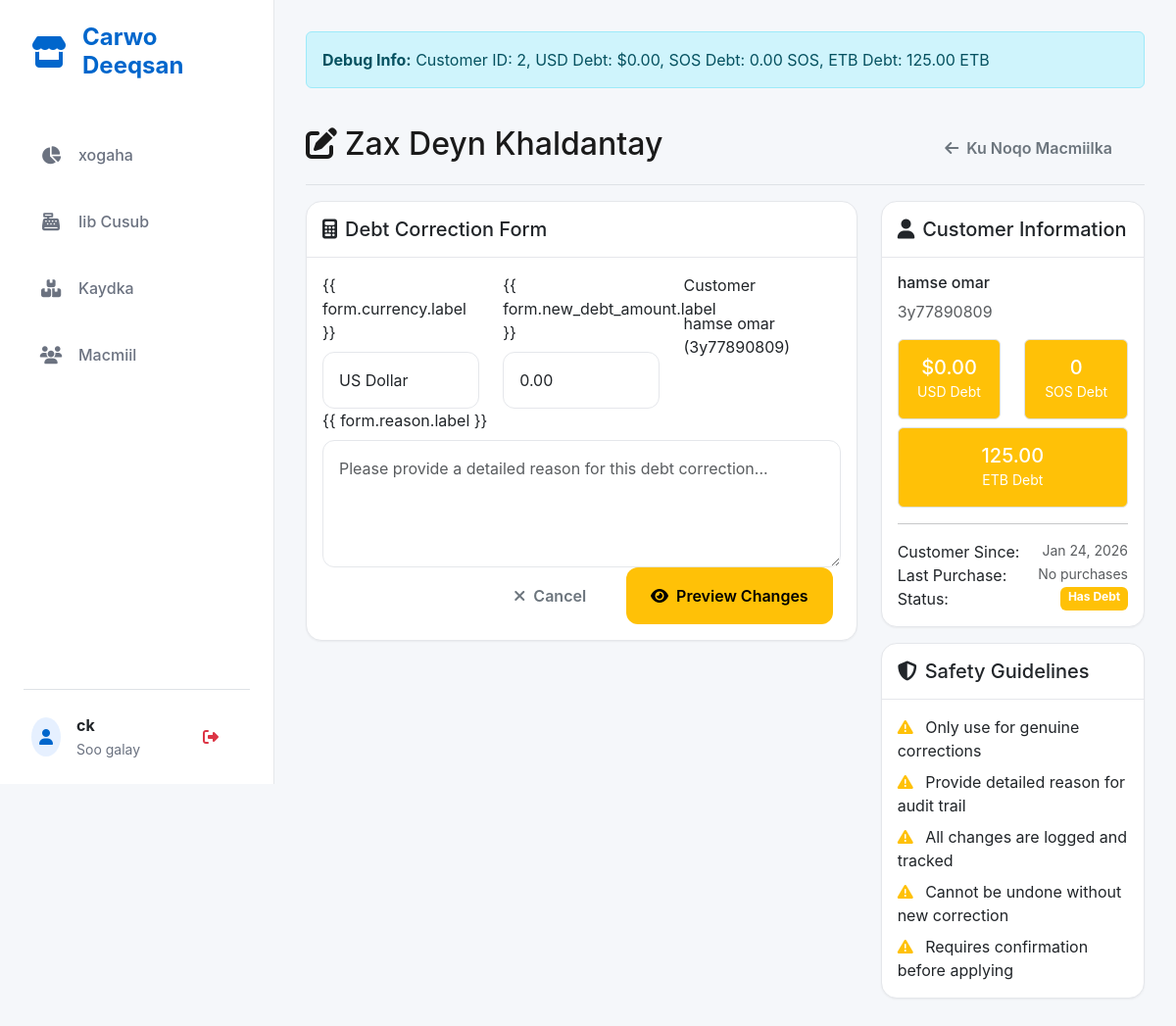
/customers/2/correct-debt/ (signed in), run on an earlier commit of the app's database.
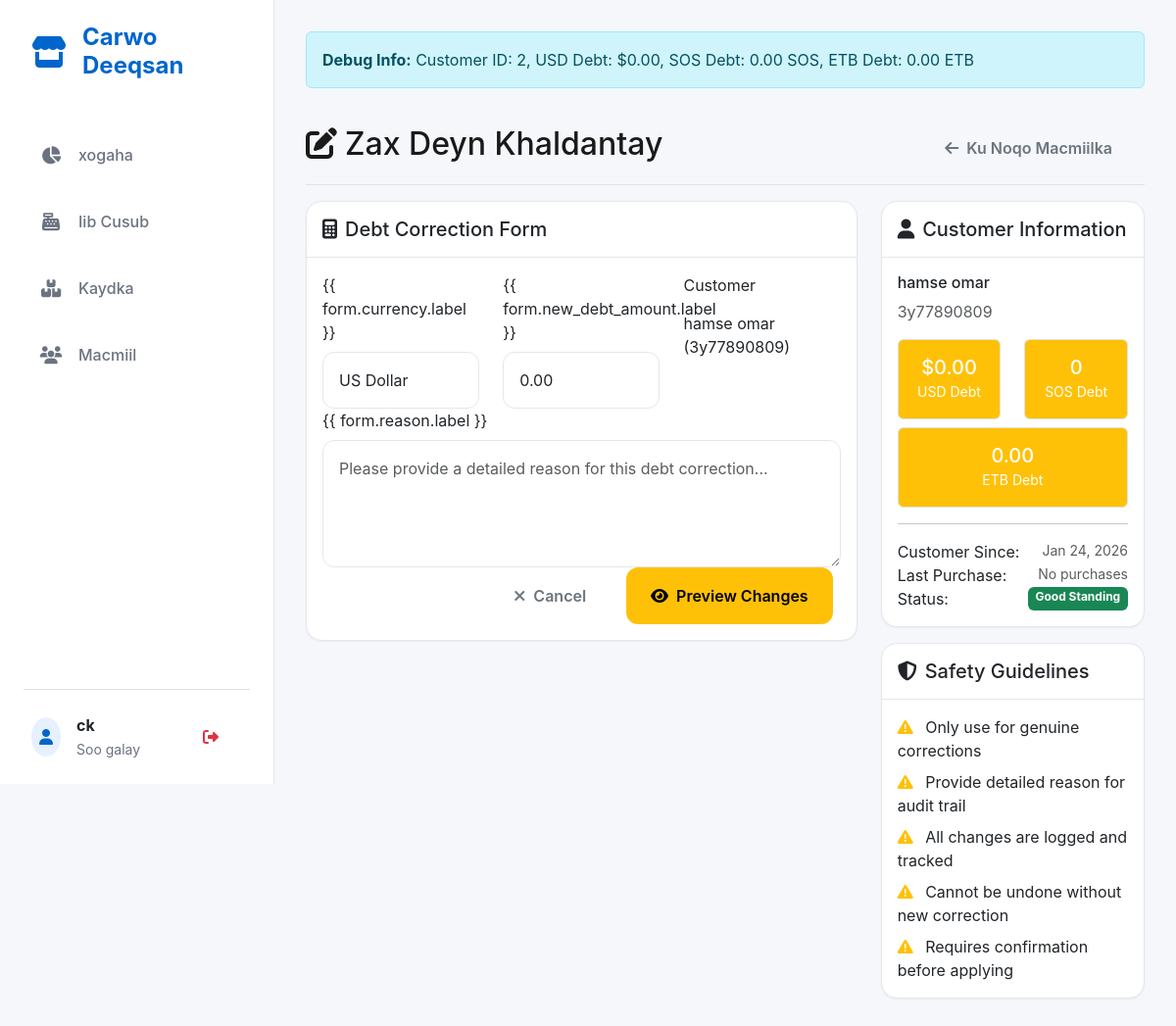
And on a later commit of the database.
### core/models.py (models this page shows, shortened)
class Customer(models.Model):
    name = models.CharField(max_length=200, blank=True, null=True)
    phone = models.CharField(max_length=15, blank=True, null=True) # Unique constraint relaxed by migration
    total_debt_usd = models.DecimalField(max_digits=10, decimal_places=2, default=0.00, help_text="Total debt in USD")
    total_debt_sos = models.DecimalField(max_digits=10, decimal_places=2, default=0.00, help_text="Total debt in SOS")
    total_debt_etb = models.DecimalField(max_digits=10, decimal_places=2, default=0.00, help_text="Total debt in ETB")
    date_created = models.DateTimeField(auto_now_add=True)
    last_purchase_date = models.DateTimeField(null=True, blank=True)
    is_active = models.BooleanField(default=True)
    class Meta:
        verbose_name = "Customer"
        verbose_name_plural = "Customers"

### core/views.py (the view)
# urls.py: path('customers/<int:customer_id>/correct-debt/', views.correct_customer_debt, name='correct_customer_debt'),
@superuser_required
def correct_customer_debt(request, customer_id):
    customer = get_object_or_404(Customer, id=customer_id)
    if request.method == 'POST':
        form = DebtCorrectionForm(request.POST, customer=customer)
        if form.is_valid():
            currency = form.cleaned_data['currency']
            new_debt_amount = form.cleaned_data['new_debt_amount']
            reason = form.cleaned_data['reason']
            old_debt_amount = form.cleaned_data['old_debt_amount']
            adjustment_amount = form.cleaned_data['adjustment_amount']
            debt_correction = DebtCorrection.objects.create(
                customer=customer,
                currency=currency,
                old_debt_amount=old_debt_amount,
                new_debt_amount=new_debt_amount,
                adjustment_amount=adjustment_amount,
                reason=reason,
                user=request.user,
                ip_address=request.META.get('REMOTE_ADDR')
            )
            if currency == 'USD':
                customer.total_debt_usd = new_debt_amount
            elif currency == 'SOS':  # SOS
                customer.total_debt_sos = new_debt_amount
            elif currency == 'ETB':  # ETB
                customer.total_debt_etb = new_debt_amount
            customer.save()
            log_audit_action(
                request.user, 'DEBT_CORRECTED', 'Customer', customer.id,
                f'Manual debt correction: {currency} {old_debt_amount} -> {new_debt_amount} (adjustment: {adjustment_amount:+.2f}). Reason: {reason}',
                request.META.get('REMOTE_ADDR')
            )
            messages.success(
                request,
                f'Debt corrected successfully! {currency} debt changed from {old_debt_amount} to {new_debt_amount} (adjustment: {adjustment_amount:+.2f})'
            )
            return redirect('core:customer_detail', customer_id=customer.id)
    else:
        form = DebtCorrectionForm(customer=customer)
    current_debt_usd = customer.total_debt_usd
    current_debt_sos = customer.total_debt_sos
    recent_corrections = customer.debt_corrections.all()[:5]
    context = {
        'customer': customer,
        'form': form,
        'current_debt_usd': current_debt_usd,
        'current_debt_sos': current_debt_sos,
        'current_debt_etb': customer.total_debt_etb,
        'recent_corrections': recent_corrections,
    }
    return render(request, 'core/correct_customer_debt.html', context)

### core/forms.py (shortened to what this page needs)
class DebtCorrectionForm(forms.ModelForm):
    CURRENCY_CHOICES = [
        ('USD', 'US Dollar'),
        ('SOS', 'Somaliland Shilling'),
        ('ETB', 'Ethiopian Birr'),
    ]
    currency = forms.ChoiceField(
        choices=CURRENCY_CHOICES,
        widget=forms.Select(attrs={'class': 'form-control'})
    )
    class Meta:
        model = DebtCorrection
        fields = ['currency', 'new_debt_amount', 'reason']
        widgets = {
            'new_debt_amount': forms.NumberInput(attrs={
                'class': 'form-control',
                'step': '0.01',
                'min': '0.00'
            }),
            'reason': forms.Textarea(attrs={
                'class': 'form-control',
                'rows': 4,
                'placeholder': 'Please provide a detailed reason for this debt correction...'
            })
        }
    def __init__(self, *args, **kwargs):
        self.customer = kwargs.pop('customer', None)
        super().__init__(*args, **kwargs)
        if self.customer:
            self.fields['currency'].initial = 'USD'  # Default to USD
            self.fields['new_debt_amount'].initial = self.customer.total_debt_usd

### core/templates/core/correct_customer_debt.html (shortened to what the changed rows need)
{% extends 'core/base.html' %}
{% block content %}
<div class="alert alert-info">
    <strong>Debug Info:</strong>
    Customer ID: {{ customer.id }},
    USD Debt: ${{ current_debt_usd|floatformat:2 }},
    SOS Debt: {{ current_debt_sos|floatformat:2 }} SOS,
    ETB Debt: {{ current_debt_etb|floatformat:2 }} ETB
</div>
<div class="d-flex justify-content-between flex-wrap flex-md-nowrap align-items-center pt-3 pb-2 mb-3 border-bottom">
    <h1 class="h2">
        <i class="fas fa-edit me-2"></i>Zax Deyn Khaldantay
    </h1>
    <div class="btn-toolbar mb-2 mb-md-0">
    </div>
</div>
<div class="row">
    <div class="col-lg-8">
        <div class="card">
            <div class="card-body">
                <form method="post" id="debtCorrectionForm">
                    <div class="row">
                        <div class="col-md-4">
                            <label class="form-label">Customer</label>
                            <div class="form-control-plaintext">{{ customer.name }} ({{ customer.phone }})</div>
                        </div>
                    </div>
                </form>
            </div>
        </div>
    </div>
    <div class="col-lg-4">
        <div class="card">
            <div class="card-body">
                <h6>{{ customer.name }}</h6>
                <p class="text-muted">{{ customer.phone }}</p>
                <div class="row text-center">
                    <div class="col-6">
                        <div class="border rounded p-3 bg-warning text-white">
                            <h5 class="mb-0">${{ current_debt_usd|floatformat:2 }}</h5>
                            <small>USD Debt</small>
                        </div>
                    </div>
                    <div class="col-6">
                        <div class="border rounded p-3 bg-warning text-white">
                            <h5 class="mb-0">{{ current_debt_sos|floatformat:0 }}</h5>
                            <small>SOS Debt</small>
                        </div>
                    </div>
                </div>
                <div class="row text-center mt-2">
                    <div class="col-12">
                        <div class="border rounded p-3 bg-warning text-white">
                            <h5 class="mb-0">{{ current_debt_etb|floatformat:2 }}</h5>
                            <small>ETB Debt</small>
                        </div>
                    </div>
                </div>
                <hr>
                <div class="d-flex justify-content-between">
                    <span>Customer Since:</span>
                    <small class="text-muted">{{ customer.date_created|date:"M d, Y" }}</small>
                </div>
                <div class="d-flex justify-content-between">
                    <span>Last Purchase:</span>
                    <small class="text-muted">
                    </small>
                </div>
                <div class="d-flex justify-content-between">
                    <span>Status:</span>
                    {% if current_debt_usd > 0 or current_debt_sos > 0 or current_debt_etb > 0 %}
                    <span class="badge bg-warning">Has Debt</span>
                    {% else %}
                    <span class="badge bg-success">Good Standing</span>
                    {% endif %}
                </div>
            </div>
        </div>
    </div>
</div>
{% endblock %}

What changed in the data, as far as the page shows it:
changed Customer "hamse omar": total_debt_etb "125.00" → "0.00"
Also different on the page:
text no longer shown: "Has Debt"
text now shown: "Good Standing"
